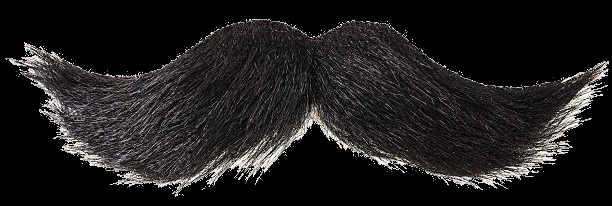
#> input picture bigote.png, 612 x 206 px
$ python CreateBigote.py
#> lines starting #> are read from the running program, lines starting #| are printed output that depends on the picture
'''
Created on Nov 21, 2017

@author: clopez
'''
import cv2

gafasOrig = cv2.imread('bigote.png', cv2.IMREAD_UNCHANGED)
#> gafasOrig is the input picture: shape (206, 612, 3); mean B, G, R 28.5, 28.6, 30.4
gafasMask = cv2.imread('bigote_mask.png', cv2.IMREAD_UNCHANGED)
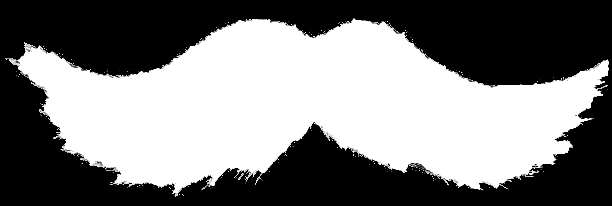
#> input picture bigote_mask.png, 612 x 206 px
#> gafasMask is the input picture: shape (206, 612, 3); mean B, G, R 125.6, 125.6, 125.6

def CreateBigote(imagen, izq, der):

#> called with izq = (656, 256), der = (758, 266)
    izqx = izq[0]
    izqy = izq[1]
    derx = der[0]

    ratio = abs((derx - izqx)/300.0) # La anchura del bigote en el fichero original en pixels
    izqx = int(izqx - (110 * ratio))
    izqy = int(izqy + (280 * ratio))

    # la distancia en las gafas del fichero png son 270 pixels, asi poues hay que ampliar o reducir las gafas

    bigote = cv2.resize(gafasOrig, None, fx=ratio, fy=ratio)
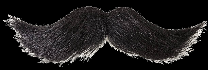
#> bigote: shape (70, 208, 3); mean B, G, R 28.5, 28.5, 30.3
    mask = cv2.resize(gafasMask, None, fx=ratio, fy=ratio)
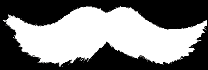
#> mask: shape (70, 208, 3); mean B, G, R 125.7, 125.7, 125.7

    rows, cols = bigote.shape[0:2]
#> rows = 70; cols = 208

#> (the run stopped early here; a loop or call above may not have finished)
